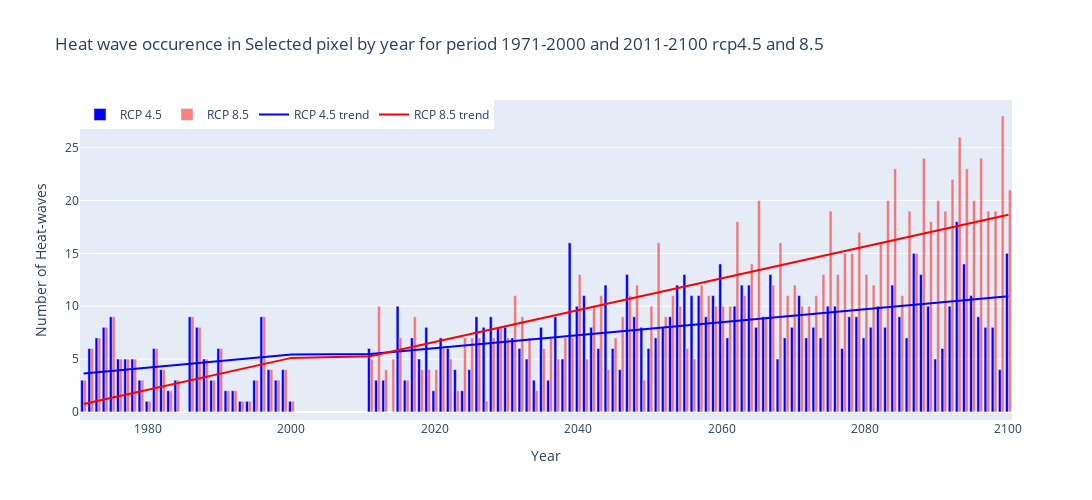

Notebook code cell kept with this figure:
### Markdown cell above
- On this graph you can see the heatwave occurence for the reference period 1971-2000 and projection periods 2011-2100
- The number of heatwave occurence for each year represents the the sum of the heat have occurence for each year (also winter and autumn months)

### Code cell
# This code plots the heatwave occurrence for the selected point for years 
# Sample data
b = pixel_values_hy + pixel_values_p1y_45 + pixel_values_p2y_45 + pixel_values_p3y_45
t = pixel_values_hy + pixel_values_p1y_85 + pixel_values_p2y_85 + pixel_values_p3y_85
# Calculate trend lines for b and t
b_trend = np.polyfit(np.arange(len(b)), b, 1)
t_trend = np.polyfit(np.arange(len(t)), t, 1)
# Define years
yearh = list(range(1971, 2001))
yearp1 = list(range(2011, 2101))
year = yearh + yearp1
# Create figure
fig = go.Figure()
# Add bar trace for 'b'
fig.add_trace(go.Bar(x=year, y=b, name='RCP 4.5', marker_color='blue'))
# Add bar trace for 't'
fig.add_trace(go.Bar(x=year, y=t, name='RCP 8.5', opacity=0.5, marker_color='red'))
# Add trend line trace for 'b'
fig.add_trace(go.Scatter(x=year, y=np.polyval(b_trend, np.arange(len(b))), mode='lines', name='RCP 4.5 trend', line=dict(color='blue')))
# Add trend line trace for 't'
fig.add_trace(go.Scatter(x=year, y=np.polyval(t_trend, np.arange(len(t))), mode='lines', name='RCP 8.5 trend', line=dict(color='red')))
# Update layout
fig.update_layout(
    title='heatwave occurence in Selected pixel by year for period 1971-2000 and 2011-2100 rcp4.5 and 8.5',
    xaxis_title='Year',
    yaxis_title='Number of heatwaves',
    legend=dict(x=0, y=1, traceorder='normal', orientation='h'),
    width=1100,
    height=500)
